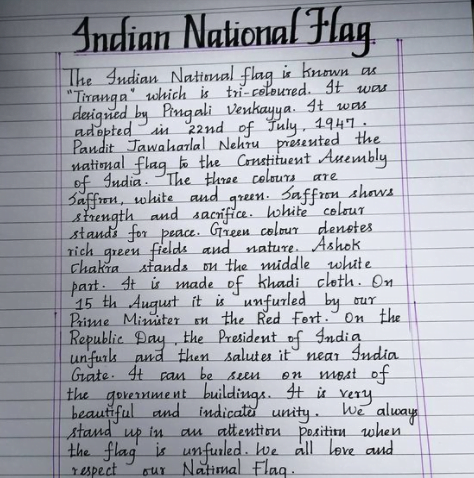
#> input picture Learning/data/handwritting.png, 474 x 478 px
$ python threshold_adaptive.py
#> lines starting #> are read from the running program, lines starting #| are printed output that depends on the picture; after the words box and inside, x2 and y2 are one past the last pixel; in counts of white or black regions, pixels touching at a corner belong together
import cv2
image_path = './data/handwritting.png'

image = cv2.imread(image_path)
#> image is the input picture: shape (478, 474, 3); mean B, G, R 180.9, 172.5, 170
img_gray = cv2.cvtColor(image, cv2.COLOR_BGR2GRAY)
thresh = cv2.adaptiveThreshold(img_gray,255,cv2.ADAPTIVE_THRESH_GAUSSIAN_C,cv2.THRESH_BINARY,21,30)
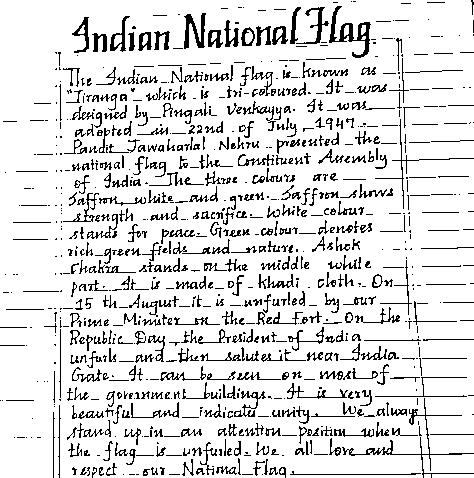
#> thresh: shape (478, 474); 87.3% white; black in thin lines or dots
cv2.imshow('image', image)
cv2.imshow('thresh', thresh)
cv2.waitKey(0)
cv2.destroyAllWindows()

$ run again, with Learning/data/bear.jpeg saved as Learning/data/handwritting.png
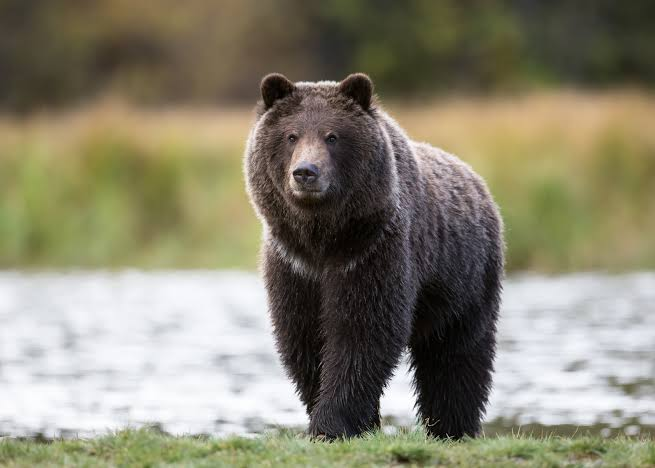
#> input picture Learning/data/bear.jpeg, 655 x 468 px
#> image is the input picture: shape (468, 655, 3); mean B, G, R 112.1, 131.9, 136
#> `img_gray = cv2.cvtColor(image, cv2.COLOR_BGR2GRAY)`:
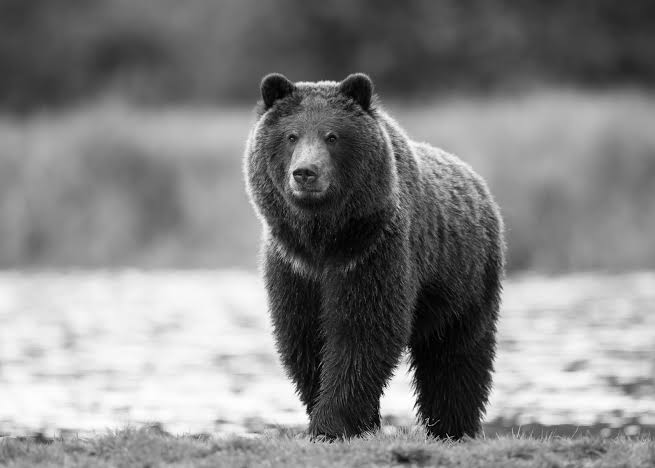
#> img_gray: shape (468, 655); min 0, max 255, mean 130.9
#> `thresh = cv2.adaptiveThreshold(img_gray,255,cv2.ADAPTIVE_THRESH_GAUSSI..`:
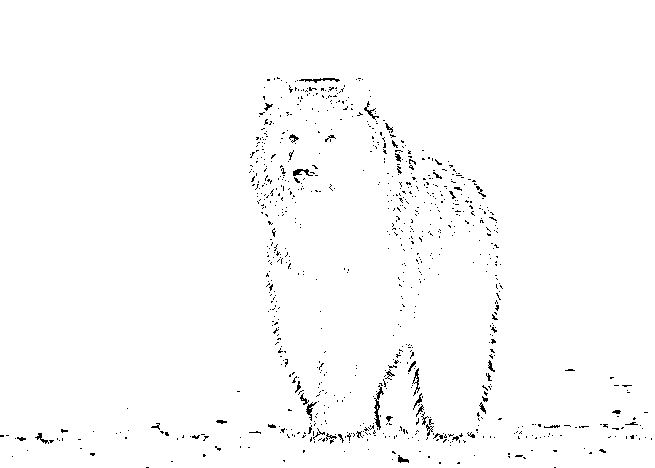
#> thresh: shape (468, 655); 98.6% white; black in thin lines or dots, all inside (x1, y1, x2, y2) = (0, 77, 652, 468)
